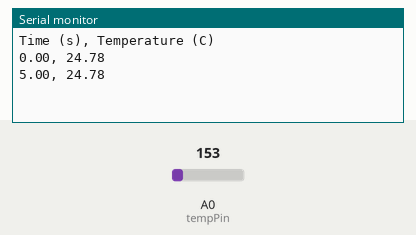
Simulated run of this sketch. Board: Arduino Uno, built with avr-gcc and run on an emulated ATmega328P. Parts: the last lines printed to the serial monitor. The test bench sets the inputs (shaded band); at power-on: A0 (tempPin) = 153.

Above: at 5.8 s.
5.9 s: A0 (tempPin) set to 165
At 10.5 s:
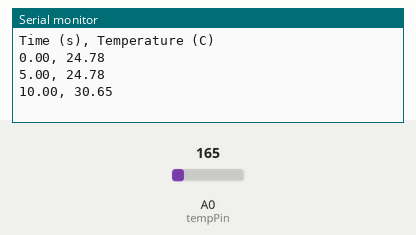
11.9 s: A0 (tempPin) set to 175
At 15.6 s:
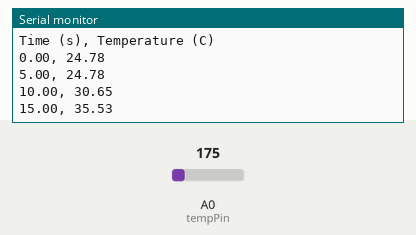
Timing chart, 0 to 17.1 s (numbered marks = the images above; inputs shaded):
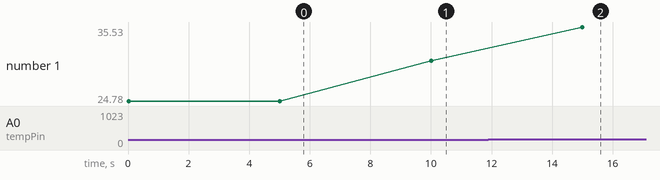

Measured:
- after the input at 5.9 s, the serial monitor: prints a new line after 4.1 s (image 1)
- after the input at 11.9 s, the serial monitor: prints a new line after 3.1 s (image 2)
- plotted number 1: 24.78 → 30.65 after the input at 5.9 s, 30.65 → 35.53 after the input at 11.9 s

The sketch:

temperature-logger.ino
```cpp
// Temperature Logger
// This project logs temperature readings to the Serial Monitor every 5 seconds.
//
// Connect your temperature sensor to A0.
//
// - VCC to 5V
// - GND to GND
// - Signal to A0

const int tempPin = A0;

void setup() {
  Serial.begin(9600);
  Serial.println("Time (s), Temperature (C)");
}

void loop() {
  // this section gets the temperature in Celsius over time
  // and logs it to the Serial Monitor every 5 seconds
  static unsigned long startTime = millis();
  float seconds = (millis() - startTime) / 1000.0;
  int sensorValue = analogRead(tempPin);
  float voltage = sensorValue * (5.0 / 1023.0);
  float temperatureC = (voltage - 0.5) * 100.0;

  // this prints out the time and the temperature like this:
  // Time, Temperature
  Serial.print(seconds);
  Serial.print(", ");
  Serial.println(temperatureC);
  delay(5000); // wait 5 seconds before the next reading
}
```
